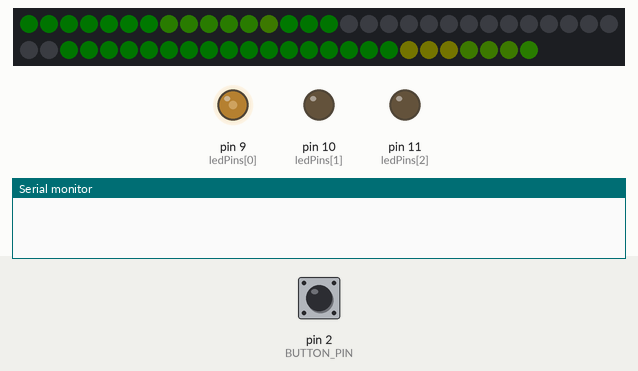
Simulated run of this sketch. Board: Arduino Uno, built with avr-gcc and run on an emulated ATmega328P. Shown: 56 RGB LEDs in strip order, left to right, continuing on the next row, output pins drawn as LEDs (lit = HIGH), the last lines printed to the serial monitor. Inputs (shaded band) come from the test bench; at power-on: pin 2 (BUTTON_PIN) HIGH. Dim RGB values are drawn brighter than linear; random numbers use the default seed unless the sketch sets one.

Above: at 3.29 s.
3.3 s: pin 2 (BUTTON_PIN) pulled LOW for 0.15 s
At 3.5 s:
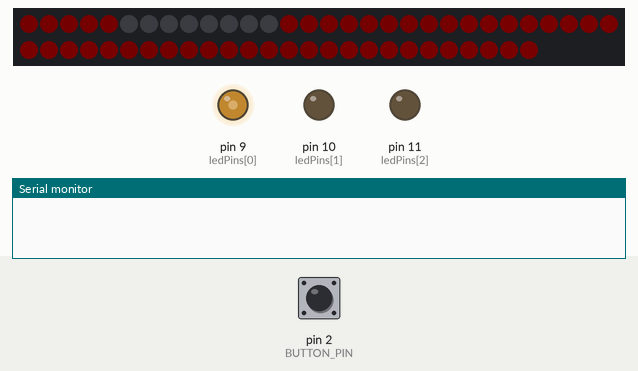
5.1 s: pin 2 (BUTTON_PIN) pulled LOW for 1 s
At 6.2 s:
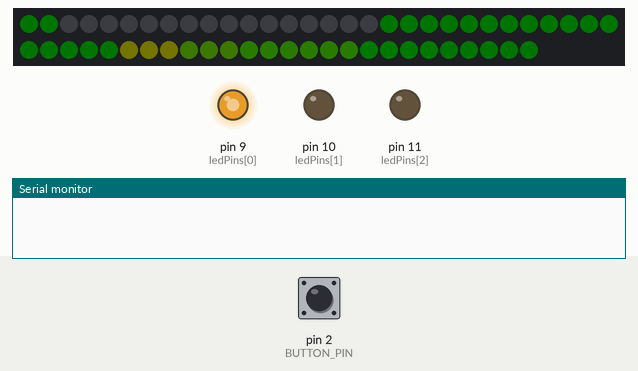
7.9 s: pin 2 (BUTTON_PIN) pulled LOW for 0.15 s
At 8.48 s:
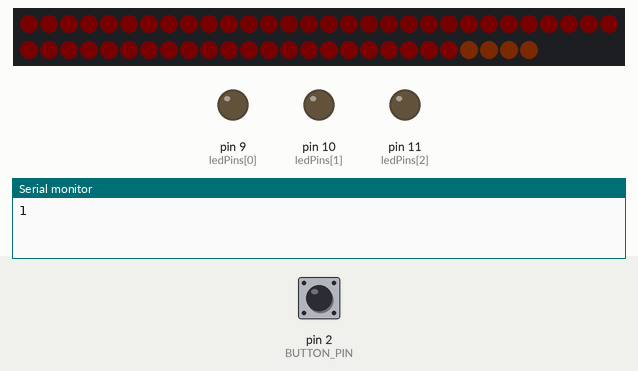
9.9 s: pin 2 (BUTTON_PIN) pulled LOW for 3.2 s
At 13.25 s:
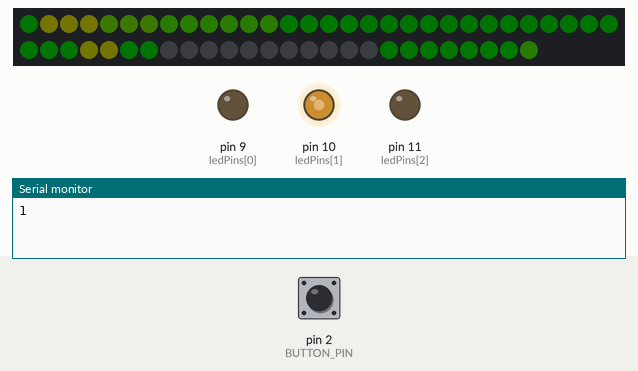
14.6 s: pin 2 (BUTTON_PIN) pulled LOW for 0.15 s
At 14.8 s:
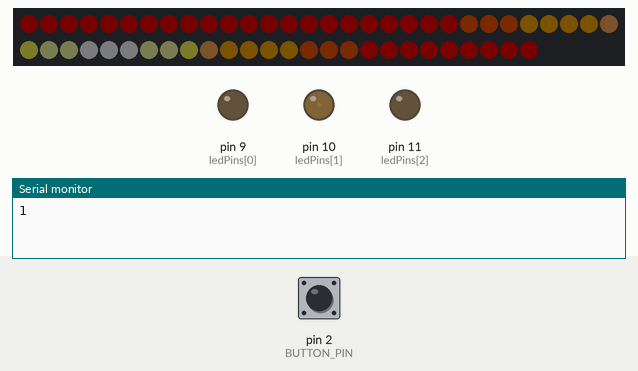
16.4 s: pin 2 (BUTTON_PIN) pulled LOW for 1 s
At 17.6 s:
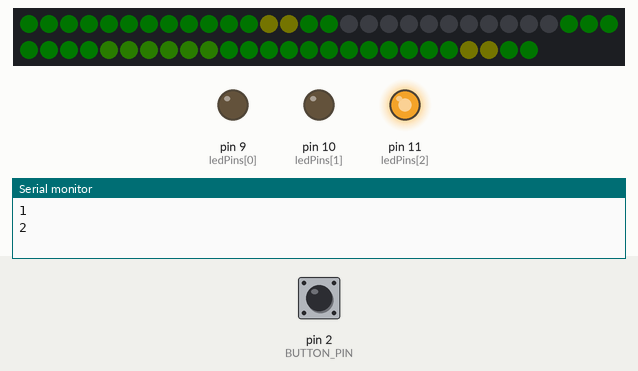
Timing chart, 0 to 19.9 s (numbered marks = the images above; inputs shaded):
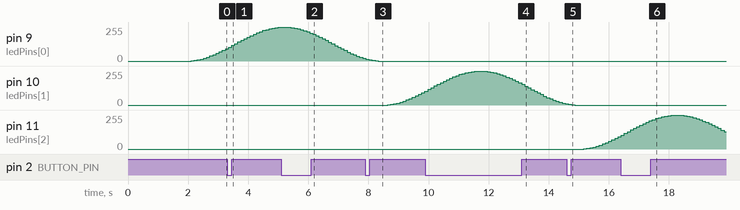

The sketch:

HalloweenWitchDress.ino
```cpp
#include <FastLED.h>

#define LED_PIN      3   // which pin your pixels are connected to
#define NUM_LEDS    56   // how many LEDs you have
#define BRIGHTNESS  30   // 0-255, higher number is brighter.
#define SATURATION 255   // 0-255, 0 is pure white, 255 is fully saturated color
#define SPEED       10   // How fast the colors move.  Higher numbers = faster motion
#define STEPS        2   // How wide the bands of color are.  1 = more like a gradient, 10 = more like stripes
#define BUTTON_PIN   2   // button is connected to pin 2 and GND
// #define GLITTER_PIN  3

#define COLOR_ORDER GRB  // Try mixing up the letters (RGB, GBR, BRG, etc) for a whole new world of color combinations

// White twinkel led's
const int ledPins[] = {9, 10, 11};
int pinCount = 3;
int currentPin = 0;

CRGB leds[NUM_LEDS];
CRGBPalette16 currentPalette;
CRGBPalette16 targetPalette( PartyColors_p );
TBlendType    currentBlending;
int ledMode = 0;


//FastLED comes with several palettes pre-programmed.  I like purple a LOT, and so I added a custom purple palette.

const TProgmemPalette16 GreenColors_p PROGMEM =
{
  CRGB::DarkOliveGreen,
  CRGB::DarkGreen,
  CRGB::LawnGreen,
  CRGB::Black,

  CRGB::Black,
  CRGB::DarkGreen,
  CRGB::DarkGreen,
  CRGB::DarkOliveGreen,

  CRGB::LawnGreen,
  CRGB::Green,
  CRGB::DarkGreen,
  CRGB::DarkOliveGreen,

  CRGB::Black,
  CRGB::DarkGreen,
  CRGB::LawnGreen,
  CRGB::Green,
};


unsigned long keyPrevMillis = 0;
const unsigned long keySampleIntervalMs = 25;
byte longKeyPressCountMax = 80;    // 80 * 25 = 2000 ms
byte longKeyPressCount = 0;

byte prevKeyState = HIGH;         // button is active low

void setup() {
  Serial.begin(9600);
  delay( 2000 ); // power-up safety delay
  FastLED.addLeds<WS2812B, LED_PIN, COLOR_ORDER>(leds, NUM_LEDS).setCorrection( TypicalLEDStrip );
  FastLED.setBrightness(  BRIGHTNESS );
  currentBlending =LINEARBLEND;
  pinMode(BUTTON_PIN, INPUT_PULLUP);
 // pinMode(GLITTER_PIN, INPUT_PULLUP);

  // Array of twinkel leds
  for (int thisPin = 0; thisPin < pinCount; thisPin++) {
    pinMode(ledPins[thisPin], OUTPUT);
  }
}

void loop() {
  static float twinkleIn = 4.712;
  float twinkleOut;

  twinkleIn = twinkleIn + 0.1;
  if (twinkleIn > 10.995)
    twinkleIn= 4.712;
  twinkleOut = sin(twinkleIn) * 127.5 + 127.5;
  analogWrite(ledPins[currentPin],twinkleOut);

 if (twinkleIn == 4.712) {
    currentPin++;
    Serial.println(currentPin);
    }

  if (currentPin >= pinCount) {
    currentPin = 0;
    Serial.println("currentLed => 0");
    }

  byte currKeyState = digitalRead(BUTTON_PIN);
  //byte currGlitterState = digitalRead(GLITTER_PIN);
  byte currGlitterState = 1;
  if ((prevKeyState == LOW) && (currKeyState == HIGH)) {
    shortKeyPress();
  }
  prevKeyState = currKeyState;

  if(currGlitterState == LOW)
  {
    addGlitter(80);
  }

  static uint8_t startIndex = 0;
  startIndex = startIndex + 1; /* motion speed */

  switch (ledMode) {
  case 0:
    currentPalette = GreenColors_p;    // Custom palette
    break;
  case 1:
    currentPalette = LavaColors_p ;  //Oceans are pretty and filled with mermaids
    break;
  }

  FillLEDsFromPaletteColors( startIndex);
  FastLED.show();
  FastLED.delay(1000 / SPEED);


}

void FillLEDsFromPaletteColors( uint8_t colorIndex) {
  for( int i = 0; i < NUM_LEDS; i++) {
    leds[i] = ColorFromPalette( currentPalette, colorIndex, BRIGHTNESS, currentBlending);
    colorIndex += STEPS;
  }
}

void shortKeyPress() {
  ledMode++;
  if (ledMode > 1) {
    ledMode=0;
  }
}

void addGlitter( fract8 chanceOfGlitter)
{
    leds[ random8(NUM_LEDS) ] += CRGB::White;
  FastLED.show();
  FastLED.delay(1000 / SPEED);
}
```

Measured:
- by itself, pin 10 (ledPins[1]): rises from 105/255 to 254/255 in 1.7 s, then falls to 9/255 in 2.9 s
- by itself, pin 11 (ledPins[2]): rises from 93/255 to 254/255 in 1.8 s, then falls to 129/255 in 1.7 s
